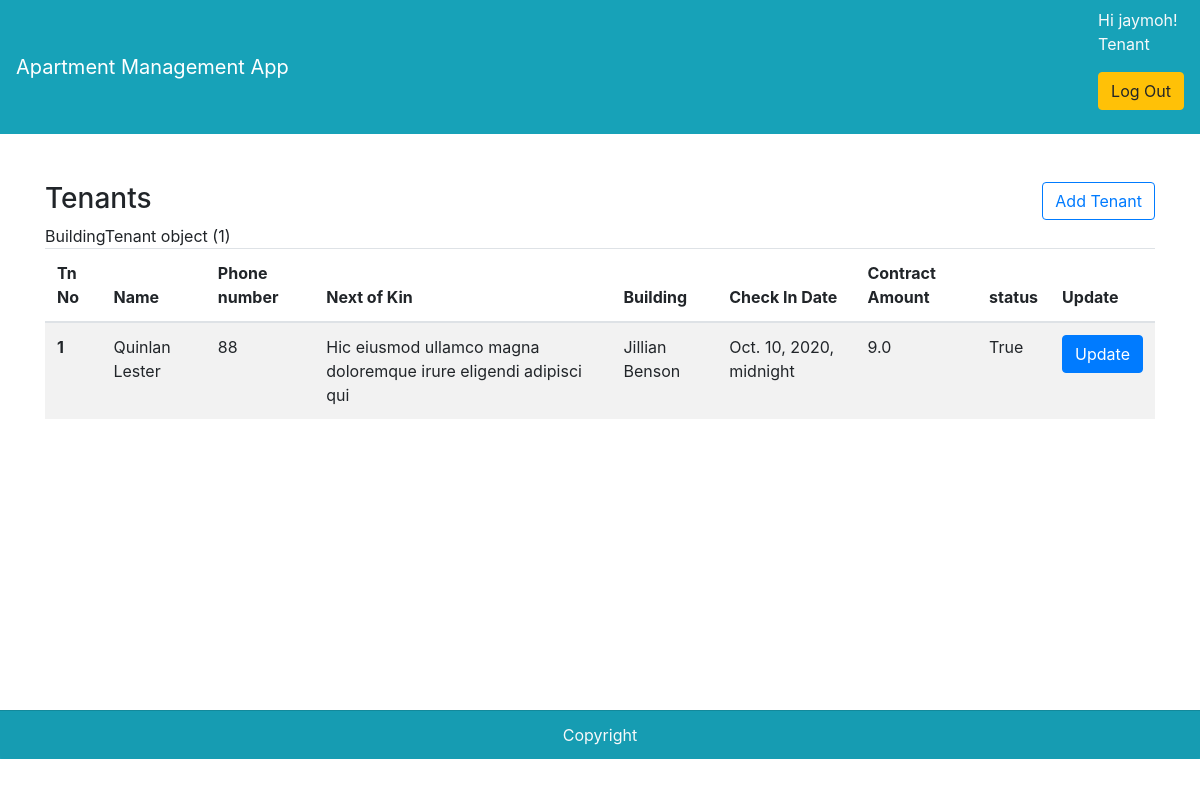
/building-tenants/1 (signed in), run on the app's committed database.
### tenant/models.py (models this page shows, shortened)
class BuildingTenant(models.Model):
    building = models.ForeignKey(Building, on_delete=models.CASCADE, related_name="building")
    tenant = models.ForeignKey(User, on_delete=models.CASCADE, related_name="buildingtenants")
    checkInDate = models.DateTimeField()
    contractAmount = models.FloatField()
    status = models.BooleanField(default=True)

class Profile(models.Model):
    user = models.OneToOneField(User, on_delete=models.CASCADE)
    name = models.CharField(max_length=100)
    phone = models.IntegerField(blank=True, null=True)
    next_of_kin = models.CharField(max_length=200, blank=True, null=True)
    is_tenant = models.BooleanField(default=False)
    is_owner = models.BooleanField(default=False)

class Building(models.Model):
    owner = models.ForeignKey(User, on_delete=models.CASCADE, related_name="buildingsowner")
    tenant = models.OneToOneField(User, on_delete=models.CASCADE, related_name="tenants", blank=True, null=True)
    name = models.CharField(max_length=100)
    location = models.CharField(max_length=100)
    units_count = models.IntegerField()

### tenant/views.py (the view)
# urls.py: path('building-tenants/<int:building_id>', building_tenants, name='building_tenants'),
@login_required
def building_tenants(request, building_id):
    building_tenants = BuildingTenant.objects.filter(id=building_id)
    print(building_tenants)
    context = {
        "building_tenants" : building_tenants
    }
    return render(request, "buildingtenants.html", context)

### tenant/templates/buildingtenants.html (shortened to what this page needs)
{% extends 'base.html' %}
{% block content %}
<div class="main container">
    <div class="float-right">
        <a class="btn btn-outline-primary" href="{% url 'add_tenant' %}">Add Tenant</a>
    </div>
    {% if building_tenants %}
    <h3 class="mt-5">Tenants</h3>
    <table class="table table-striped">
        <thead>
            <tr>
                <th scope="col">Tn No</th>
                <th scope="col">Name</th>
                <th scope="col">Phone number</th>
                <th scope="col">Next of Kin</th>
                <th scope="col">Building</th>
                <th scope="col">Check In Date</th>
                <th scope="col">Contract Amount</th>
                <th scope="col">status</th>
                <th scope="col">Update</th>
            </tr>
        </thead>
        <tbody>
            {% for building_tenant in building_tenants %}
            <tr>
                <th scope="row">{{building_tenant.id}}</th>
                <td>{{building_tenant.tenant.profile.name}}</td>
                <td>{{building_tenant.tenant.profile.phone}}</td>
                <td>{{building_tenant.tenant.profile.next_of_kin}}</td>
                <td>{{building_tenant.building.name}}</td>
                <td>{{building_tenant.checkInDate}}</td>
                <td>{{building_tenant.contractAmount}}</td>
                <td>{{building_tenant.status}}</td>
                <td><a class="btn btn-primary" href="{% url 'edit_building_tenants' building_tenant.id %}">Update</a></td>
            </tr>
            {% endfor %}
        </tbody>
    </table>
    {% else %}
        <h5 class="text-muted text-center">There are no tenants in this building at the moment</h5>
    {% endif %}
</div>
{% endblock %}

### tenant/templates/base.html (shortened to what this page needs)
<!DOCTYPE html>
<html lang="en">
<head>
    <link rel="stylesheet" href="https://cdn.jsdelivr.net/npm/bootstrap@4.6.0/dist/css/bootstrap.min.css"
>
</head>
<body>
    <nav class="navbar navbar-dark bg-info mb-5">
        <a class="navbar-brand" href="{% url 'home' %}">Apartment Management App</a>
        <div class="text-light"> {% if user.is_authenticated %}
            Hi {{ user.username }}!
            {% if user.profile.is_tenant %}
                <p>Tenant</p>
            {% else %}
                 <p>Owner</p>
            {% endif %}
            <p><a class="btn btn-warning" href="{% url 'logout' %}">Log Out</a></p>
            {% else %}
            <a class="btn btn-primary" href="{% url 'login' %}">Log In</a>
            <p class="mt-3">Sign up as</p>
            <a class="text-secondary font-weight-bold" href="{% url 'ownersignup' %}">Owner</a> /
            <a class="text-warning font-weight-bold" href="{% url 'tenantsignup' %}">Tenant</a>
            {% endif %}
        </div>
    </nav>
    {% block content %}
    {% endblock %}
    <footer class="footer bg-info text-center mt-5 text-light sticky-bottom">
        <div class="card-footer">
            Copyright
        </div>
    </footer>
</body>
</html>

### tenant/templates/base.html (style rules this page uses)
.main { min-height: 60vh; }

### data on the page
BuildingTenant: id "1", tenant.profile.name "Quinlan Lester", tenant.profile.phone "88", tenant.profile.next_of_kin "Hic eiusmod ullamco magna doloremque irure eligendi adipisci qui", building.name "Jillian Benson", checkInDate "Oct. 10, 2020, midnight", contractAmount "9.0", status "True"

### other printed values
{{ user.username }} "jaymoh"
